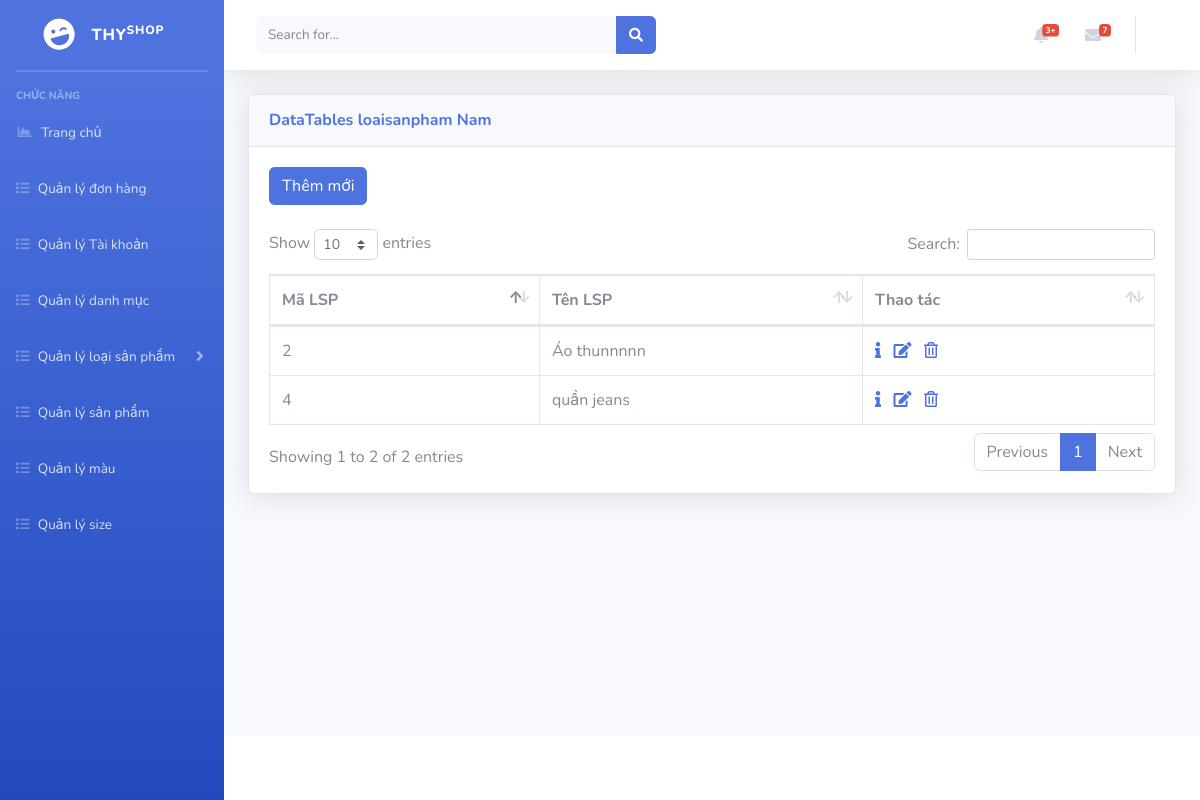
The app's page /admin/index.php?mod=loaisanpham&idDM=1, older data.
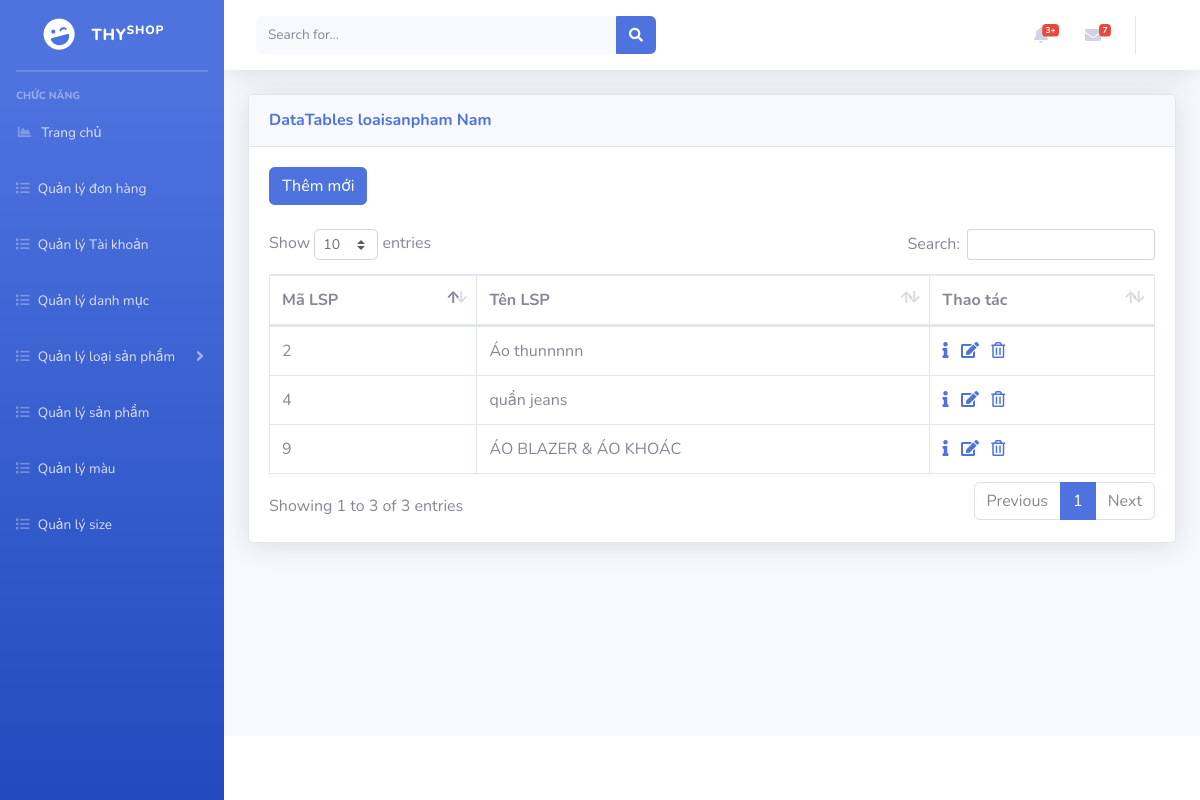
The same page, newer data.
### tables this page shows
CREATE TABLE `loaisanpham` (
  `idLSP` int(11) NOT NULL,
  `tenLSP` varchar(200) NOT NULL,
  `trangThai` char(1) NOT NULL,
  `idDM` int(11) NOT NULL
);

### admin/models/connection.php (called while the page is built, shortened)
<?php
    class Connection{
        function __construct()
        {
            $server_name ="localhost";
            $username ="root";
            $password ="";
            $db_name ="shopthy";
            $this->conn = new mysqli($server_name,$username,$password,$db_name);
        }
    }
?>

### admin/models/model.php (called while the page is built, shortened)
<?php
 require_once('./models/connection.php');
class Model
{
    function __construct()
    {
        $conn_obj = new Connection();
        $this->conn = $conn_obj->conn;
    }
}
?>

### admin/controller/loaiSanPhamController.php (called while the page is built, shortened)
<?php
    require_once('./models/loaiSanPhamModel.php');
    class loaiSanPhamController{
        var $lsp_model;
        public function __construct()
        {
            $this->lsp_model = new loaiSanPhamModel();
        }
        public function getAllDanhMuc($id){
            $data = $this->lsp_model->getLoaiSanPhamByIdDM($id);
            return $data;
        }
    }
?>

### admin/models/loaiSanPhamModel.php (called while the page is built, shortened)
<?php
require_once("./models/model.php");
class loaiSanPhamModel extends Model
{
    function getLoaiSanPhamByIdDM($id){
        $query = "select * from loaisanpham where idDM ='$id' and trangThai = 1";
        $rs = $this->conn->query($query);
        $data = array();
        while ($row = $rs->fetch_array()) {
            $data[] = $row;
        }
        return $data;
    }
}

### admin/views/loaisanpham/loaiSanPhamView.php (the view, shortened to what the changed rows need)
<?php
    require_once('controller/loaiSanPhamController.php');
    $lsp_controller = new loaiSanPhamController();
    $idDM = isset($_GET['idDM'])?$_GET['idDM']:"";
    $data = $lsp_controller->getAllDanhMuc($idDM);
?>
<a href="?mod=loaisanpham&idDM=<?=$idDM?>&act=add" type="button" class="btn btn-primary">Thêm mới</a>
<br>
<br>
<table class="table table-bordered" id="dataTable" width="100%" cellspacing="0">
    <thead>
        <tr>
            <th scope="col">Mã LSP</th>
            <th scope="col">Tên LSP</th>
            <th>Thao tác</th>
        </tr>
    </thead>
    <tbody>
        <?php foreach ($data as $row) { ?>
        <tr>
            <td><?= $row['idLSP'] ?></td>
            <td><?= $row['tenLSP'] ?></td>
            <td>
                <a href="?mod=loaisanpham&idDM=<?=$idDM?>&act=detail&id=<?= $row['idLSP'] ?>"><i class="fas fa-info"></i></a> &nbsp;
                <a href="?mod=loaisanpham&idDM=<?=$idDM?>&act=edit&id=<?= $row['idLSP'] ?>"><i class="fas fa-edit"></i></a> &nbsp;
                <a href="?mod=loaisanpham&idDM=<?=$idDM?>&act=delete&id=<?= $row['idLSP'] ?>" onclick="return confirm('Bạn có thật sự muốn xóa ?');">
                    <i class="far fa-trash-alt"></i>
                </a>
            </td>
        </tr>
        <?php } ?>
</table>

### admin/index.php (shortened to what the changed rows need)
<!DOCTYPE html>
<html lang="en">
<head>
    <link href="./assets/vendor/fontawesome-free/css/all.min.css" rel="stylesheet" type="text/css">
    <link href="./assets/css/sb-admin-2.min.css" rel="stylesheet">
    <link href="./assets/vendor/datatables/dataTables.bootstrap4.min.css" rel="stylesheet">
</head>
<body id="page-top">
    <div id="wrapper">
        <div id="content-wrapper" class="d-flex flex-column">
            <div id="content">
                <div class="container-fluid">
                    <div class="card shadow mb-4">
                            <?php
                            $mod = isset($_GET['mod']) ? $_GET['mod'] : "";
                            ?>
                        <div class="card-body">
                            <div class="table-responsive">
                                <?php
                                $act = isset($_GET['act']) ? $_GET['act'] : "";
                                switch ($mod) {
                                    case "loaisanpham":
                                        require_once('./controller/loaiSanPhamController.php');
                                        switch ($act) {
                                            default:
                                                require_once('./views/loaisanpham/loaiSanPhamView.php');
                                        }
                                        break;
                                }
                                ?>
                            </div>
                        </div>
                    </div>
                </div>
            </div>
        </div>
    </div>
</body>
</html>

Row changes from the older to the newer data that the page shows:
added loaisanpham: idLSP "9", tenLSP "ÁO BLAZER & ÁO KHOÁC"
Text that changed along with them:
text written by a page script: "Show entries Search: Showing 1 to 2 of 2 entries Previous 1 Next" → "Show entries Search: Showing 1 to 3 of 3 entries Previous 1 Next"
